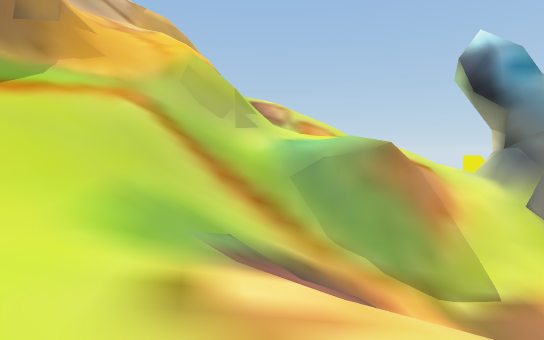
[1] (above)

18 first-person views from a walk through a 3-D level made in the Unity game engine. The camera is 0.62 m above the floor, tilts 4° down and sees 85° across. The floor is counted in squares, 1 m on a side. Each view is taken from the middle of a square. On the plan, view 1 faces up. The plan holds only what a view shows up to about 9 squares ahead; the rest is blank. The place goes on beyond the plan. The player is left out.

[2]
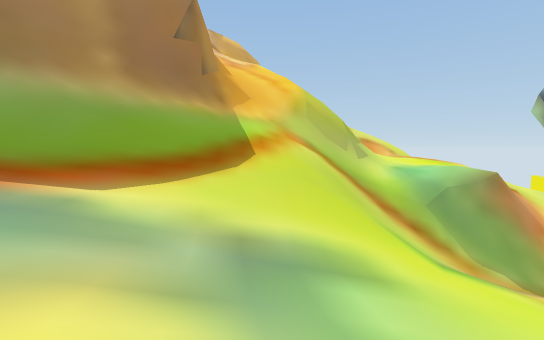

[3]
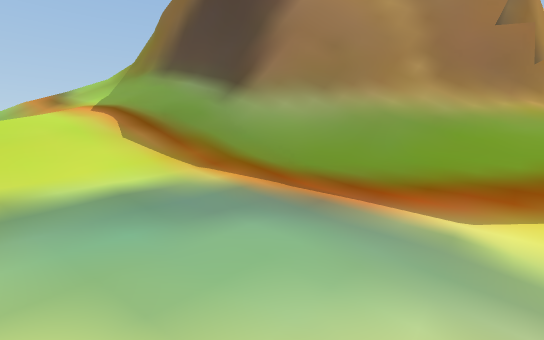

[4]
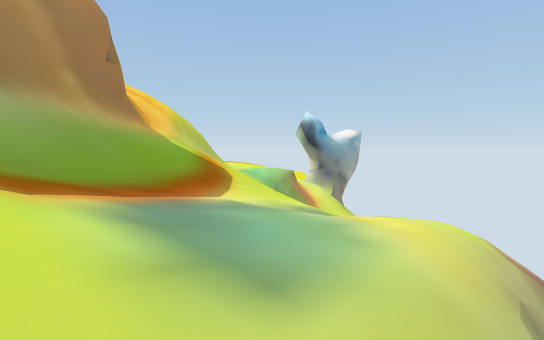

[5]
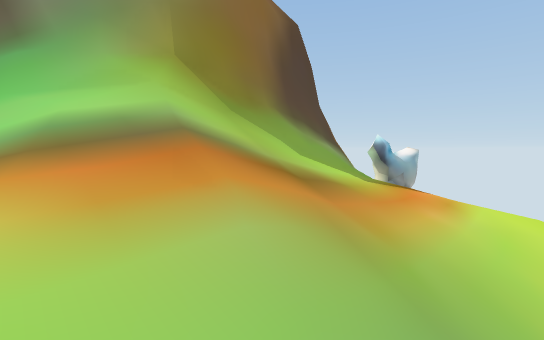

[6]
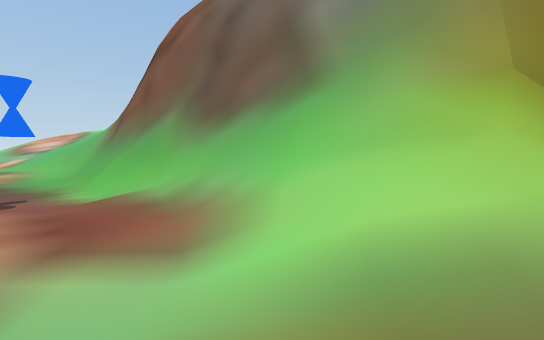

[7]
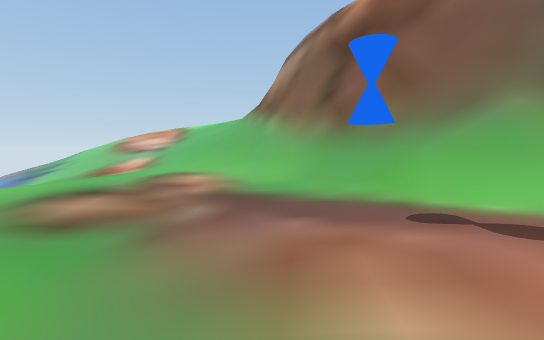

[8]
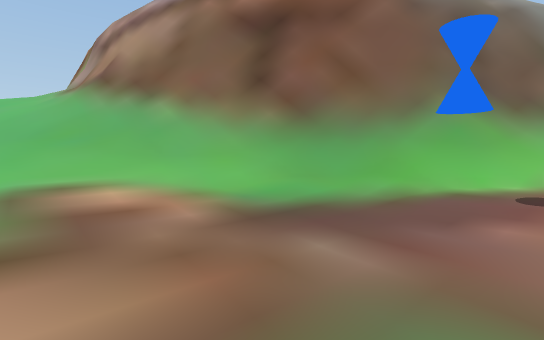

[9]
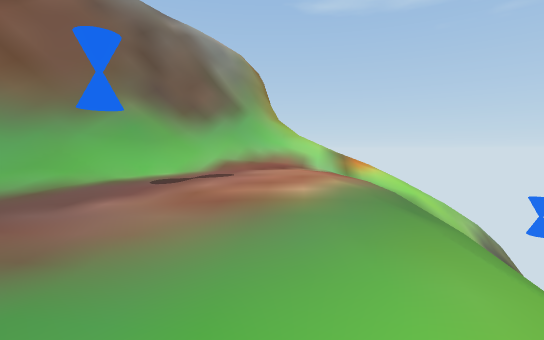

[10]
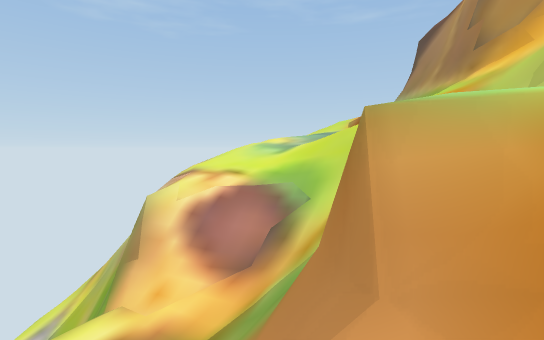

[11]
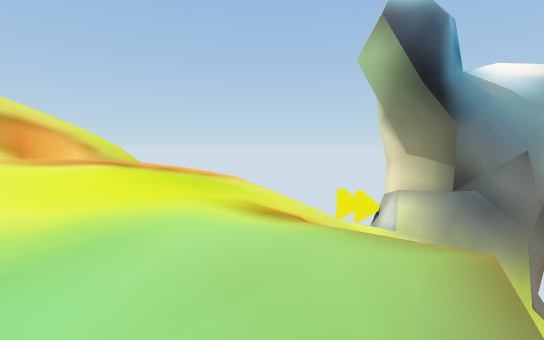

[12]
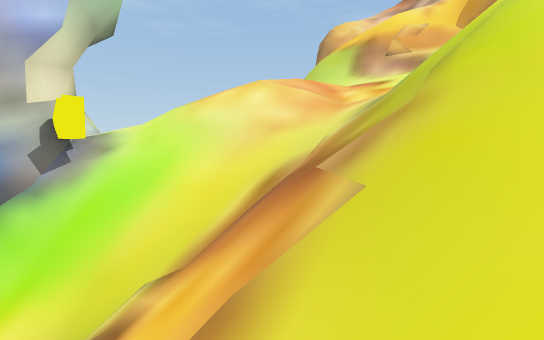

[13]
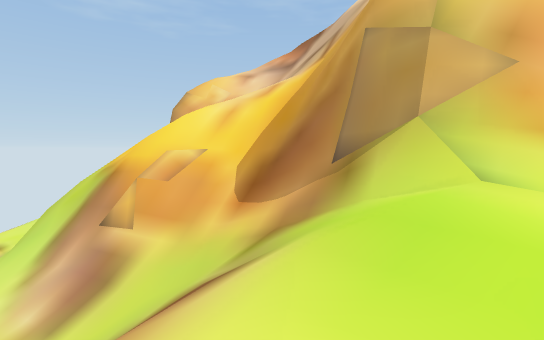

[14]
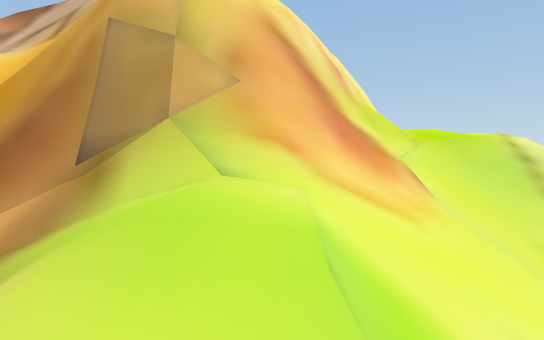

[15]
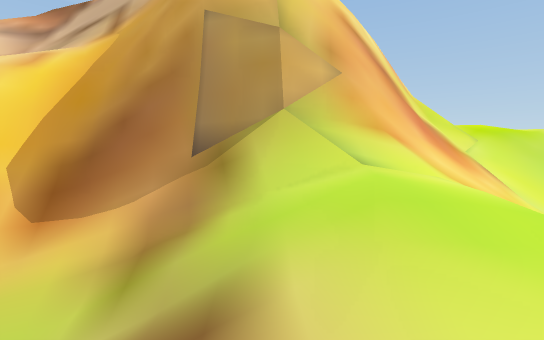

[16]
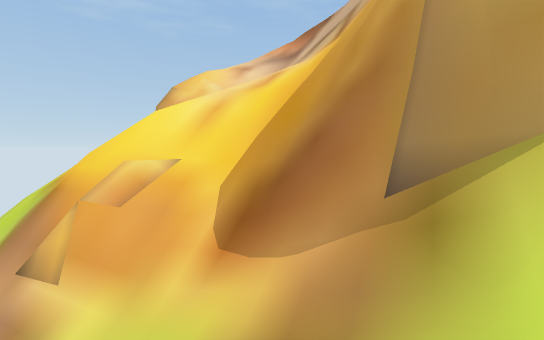

[17]
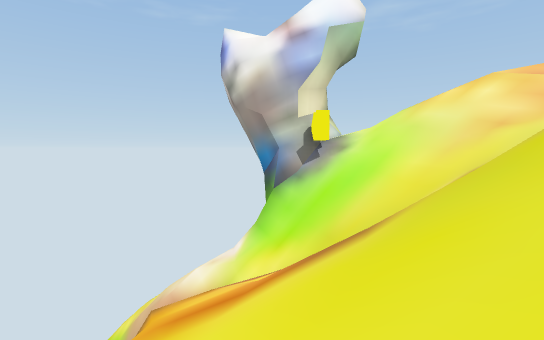

[18]
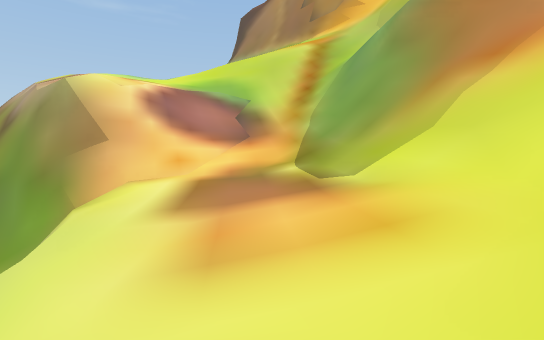

### Floor plan
Key: @ floor where view 1 was taken; # wall or solid block; x gap in a wall; . main floor; - floor 1.25 m lower than the main floor; : floor 1.3 m higher than the main floor; _ floor 1.9 m lower than the main floor; < floor 2.55 m lower than the main floor; ( floor 4.45 m lower than the main floor; / step, stairs or slope; = window, fence, low wall or low ledge; v drop or lower ground; O other object.
Columns run from 25 left of view 1 to 9 right of it. Each row starts with its distance up from view 1.
 20                    //
 19                    ://
 18                   =:///
 17                  ##/////
 16                   v###///
 15                    /v##///      /
 14                      v#=/////////v
 13                      v#// ///////v
 12        /#          v#==//////////
 11       //#/       /v#///=//////=/v
 10 ////////#/       v#////#//---/==vvv
  9 ////////#/      /=/////// ---//Ovvv
  8  ///.///#v/     /=////////--//<##v
  7    /.../##/      ///##/##/__///###
  6     ..../#v/       /##/////v=//xv
  5     .....##v/      v#O///=v=///
  4      ....O/#v/   vv#O///////(((/
  3       ...../##/ /v##////////((/
  2       ....../#####=/////////vv
  1        ////.///////--__<<</vv
  0            ////////---//<@vv
 -1            ////////--////vv#
 -2            =/     //vvv   ##/
 -3            O#             #//
 -4                            //

Where each view was taken, in squares from view 1:
view 1: 0 up, 0 right, facing up
view 2: 1 down, 3 left, facing up
view 3: 1 down, 4 left, facing up-left
view 4: 2 down, 7 left, facing up-right
view 5: 1 down, 13 left, facing up-right
view 6: 0 up, 13 left, facing up
view 7: 1 up, 17 left, facing up
view 8: 3 up, 19 left, facing up-right
view 9: 2 up, 19 left, facing right
view 10: 7 up, 4 right, facing down-left
view 11: 6 up, 1 right, facing up-right
view 12: 14 up, 7 right, facing down-left
view 13: 15 up, 0 right, facing down-left
view 14: 15 up, 0 right, facing left
view 15: 14 up, 0 right, facing left
view 16: 14 up, 1 left, facing down-left
view 17: 15 up, 7 right, facing down
view 18: 4 up, 6 right, facing left
